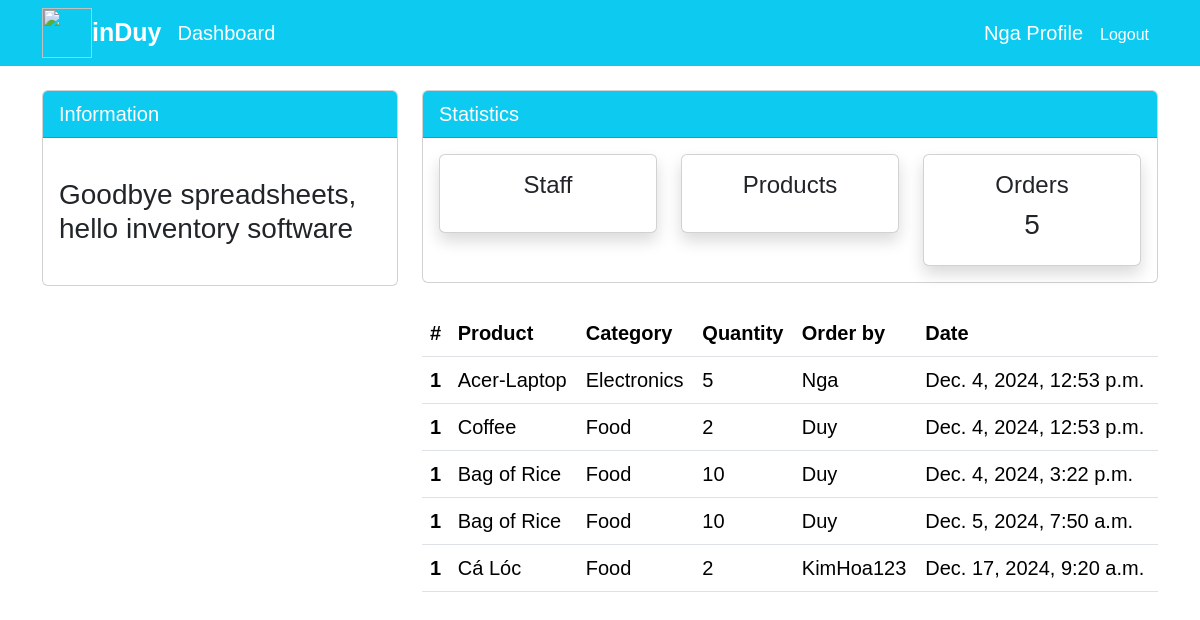
Screenshot of /order/ (signed in) with the database file from the repository.
### dashboard/models.py (models this page shows, shortened)
class Order(models.Model):
    product = models.ForeignKey(Product, on_delete=models.CASCADE, null=True)
    staff = models.ForeignKey(User, models.CASCADE, null=True)
    order_quantity = models.PositiveBigIntegerField(null=True)
    date = models.DateTimeField(auto_now_add=True)
    class Meta:
        verbose_name_plural = 'Order'

class Product(models.Model):
    name = models.CharField(max_length=100, null=True)
    category = models.CharField(max_length=20, choices=CATEGORY, null=True)
    quantity = models.PositiveBigIntegerField(null=True)
    class Meta:
        verbose_name_plural = 'Product'

### dashboard/views.py (the view)
# urls.py: path("order/", views.order, name='dashboard-order'),
@login_required
def order(request):
    orders = Order.objects.all()
    oders_count = Order.objects.count()
    context = {
        'orders': orders,
        'oders_count': oders_count,
    }
    return render(request, "dashboard/order.html", context)

### templates/dashboard/order.html (shortened to what this page needs)
{% extends 'partials/base.html' %}
{%block content%}
{% include 'partials/topnav.html' %}
    <div class="container">
        <div class="row my-4">
            <div class="col-md-4">
            </div>
            <div class="col-md-8">
                <table class="table bg-white">
                    <thead class="bg-info">
                        <tr class="text-white">
                            <th scope="col">#</th>
                            <th scope="col">Product</th>
                            <th scope="col">Category</th>
                            <th scope="col">Quantity</th>
                            <th scope="col">Order by</th>
                            <th scope="col">Date</th>
                        </tr>
                    </thead>
                    <tbody>
                        {% for order in orders %}
                        <tr>
                            <th scope="row">1</th>
                            <td>{{order.product.name}}</td>
                            <td>{{order.product.category}}</td>
                            <td>{{order.order_quantity}}</td>
                            <td>{{order.staff.username}}</td>
                            <td>{{order.date}}</td>
                        </tr>
                        {% endfor %}
                    </tbody>
                </table>
            </div>
        </div>
    </div>
{%endblock%}

### templates/partials/nav.html (shortened to what this page needs)
<nav class="navbar navbar-expand-lg navbar-info bg-info">
    <div class="container d-flex justify-content-between align-items-center">
        <div class="d-flex align-items-center">
            <img src="https://cdn-icons-png.freepik.com/256/10996/10996271.png?semt=ais_hybrid" alt="" style="width: 50px; height: 50px;">
            <a class="navbar-brand text-white font-weight-bold mr-3" href="{% url 'dashboard-index' %}" style="font-weight: 600; font-size: 25px;">inDuy</a>
            {% if user.is_authenticated %}
            <a class="nav-link text-white p-0" href="{% url 'dashboard-index' %}">Dashboard</a>
            {% endif %}
        </div>
        <div class="d-flex align-items-center">
            {% if user.is_authenticated %}
            <a class="nav-link text-white mx-2" href="{% url 'user-profile' %}">{{user.username}} Profile</a>
            <form method="POST" action="{% url 'logout' %}" class="d-inline">
                <button type="submit" class="btn btn-link text-white mx-2 p-0" style="text-decoration: none;">Logout</button>
            </form>
            {% else %}
            <a class="nav-link text-white mx-2" href="{% url 'user-register' %}">Register</a>
            <a class="nav-link text-white mx-2" href="{% url 'user-login' %}">Login</a>
            {% endif %}
        </div>
    </div>
</nav>

### rows the page displays
Order: product.name "Acer-Laptop", product.category "Electronics", order_quantity "5", staff.username "Nga", date "Dec. 4, 2024, 12:53 p.m."
Order: product.name "Coffee", product.category "Food", order_quantity "2", staff.username "Duy", date "Dec. 4, 2024, 12:53 p.m."
Order: product.name "Bag of Rice", product.category "Food", order_quantity "10", staff.username "Duy", date "Dec. 4, 2024, 3:22 p.m."
Order: product.name "Bag of Rice", product.category "Food", order_quantity "10", staff.username "Duy", date "Dec. 5, 2024, 7:50 a.m."
Order: product.name "Cá Lóc", product.category "Food", order_quantity "2", staff.username "KimHoa123", date "Dec. 17, 2024, 9:20 a.m."

### other values shown
{{ user.username }} "Nga"
{{ oders_count }} "5"
